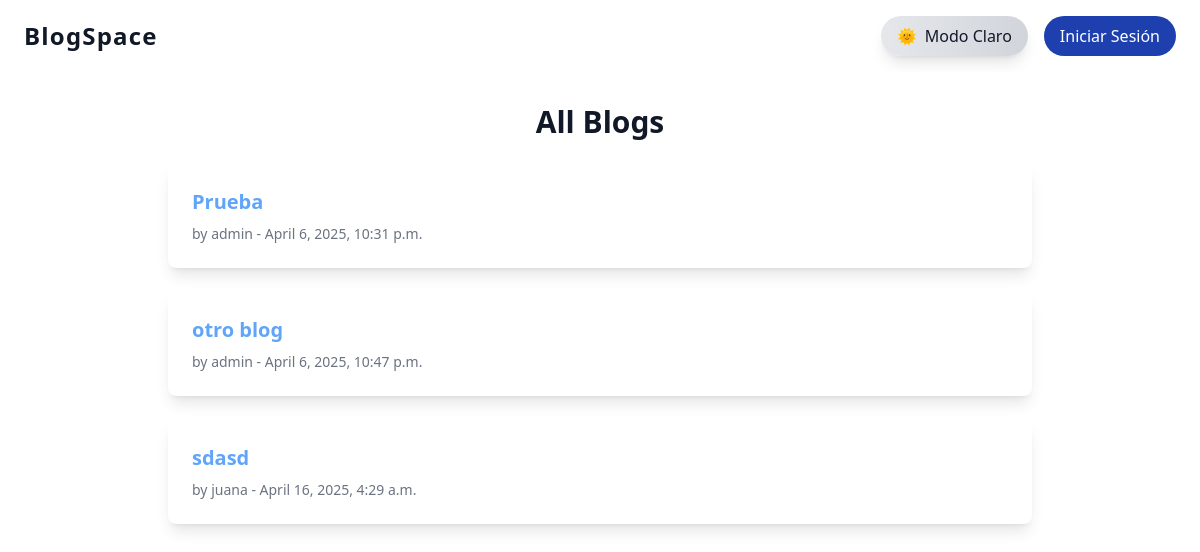
The app's page /, older data.
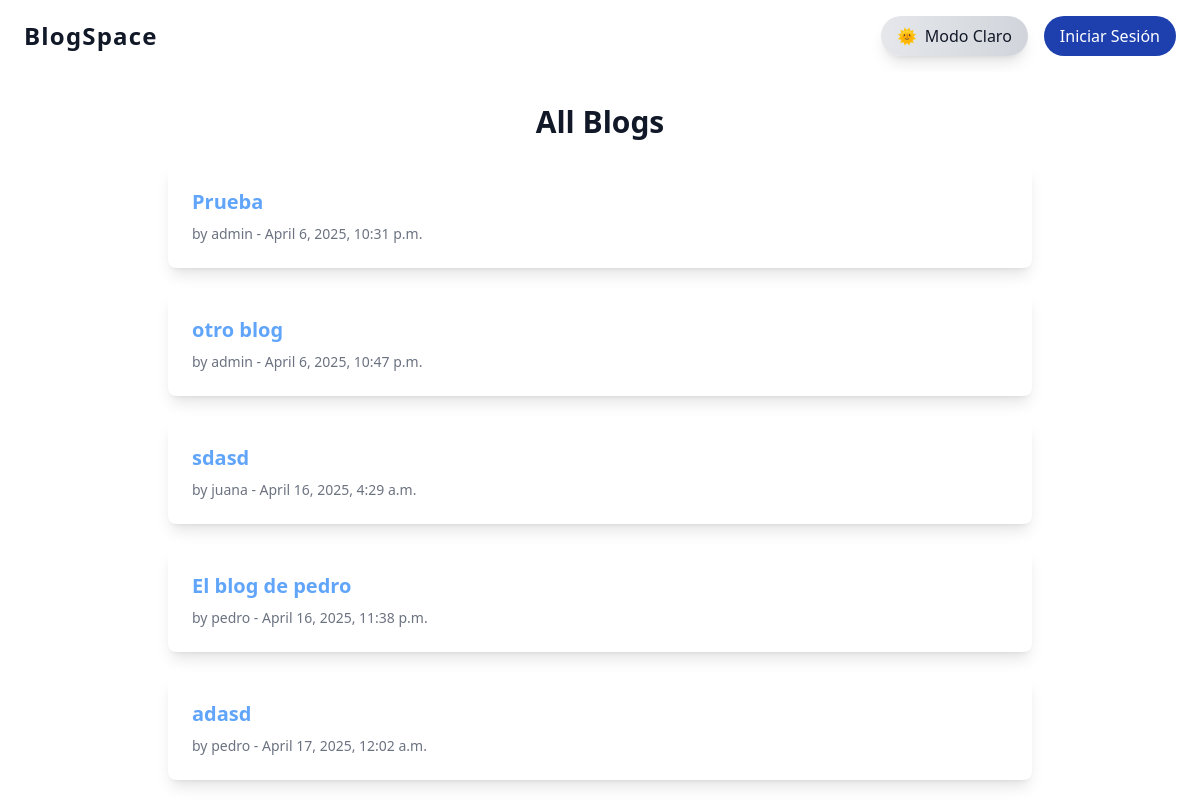
The same page, newer data.
### blogapp/models.py (models this page shows, shortened)
class Blog(models.Model):
    title = models.CharField(max_length=200)
    content = models.TextField()
    author = models.ForeignKey(User, on_delete=models.CASCADE)
    created_at = models.DateTimeField(auto_now_add=True)

### blogapp/views.py (the view)
# urls.py: path('', BlogListView.as_view(), name='blog_list'),
class BlogListView(ListView):
    model = Blog
    template_name = 'blogapp/blog_list.html'

### blogapp/templates/blogapp/blog_list.html
{% extends 'base.html' %}
{% block content %}
  <h1 class="text-3xl font-bold mb-6 text-center text-gray-900 dark:text-white">All Blogs</h1>
  <div class="grid gap-6">
    {% for blog in object_list %}
      <div class="bg-white dark:bg-gray-800 rounded-lg shadow-lg p-6 hover:shadow-xl transition-all duration-700 ease-in-out dark:text-white text-gray-900 animate-fade-in">
        <h2 class="text-xl font-semibold mb-2">
          <a href="{% url 'blogapp:blog_detail' blog.pk %}" class="text-blue-400 hover:text-blue-300">{{ blog.title }}</a>
        </h2>
        <p class="text-sm text-gray-500 dark:text-gray-400">by {{ blog.author.username }} - {{ blog.created_at }}</p>
      </div>
    {% empty %}
      <p class="text-gray-500 dark:text-gray-400 text-center">No blogs have been posted yet.</p>
    {% endfor %}
  </div>
{% endblock %}

Row changes from the older to the newer data that the page shows:
added Blog: title "El blog de pedro", author.username "pedro", created_at "April 16, 2025, 11:38 p.m."
added Blog: title "adasd", author.username "pedro", created_at "April 17, 2025, 12:02 a.m."
